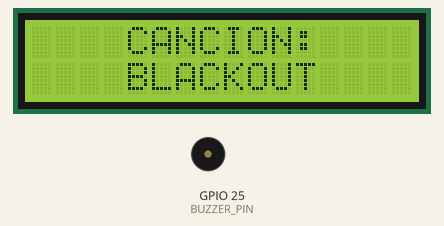
Recording of a sketch running on a simulated ESP32. Parts: 16×2 character LCD, buzzer (waves = sounding).

Above: at 0.1 s.
At 4.22 s:
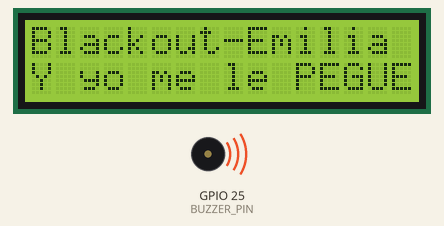
At 20.2 s:
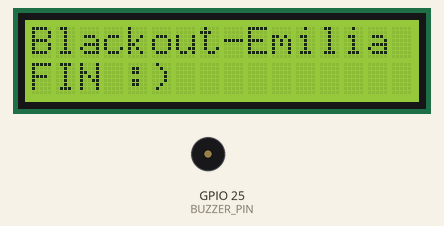
At 32.2 s:
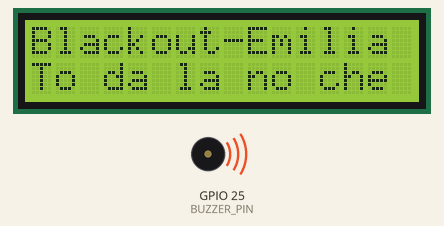
Timing chart, 0 to 40.0 s (numbered marks = the images above):
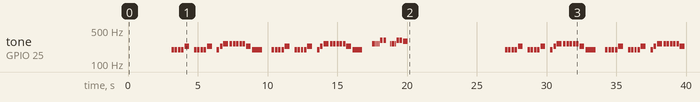

The sketch:

karaoke.ino
```cpp
#include <Wire.h>
#include <LiquidCrystal_I2C.h>

//CONFIGURACIÓN DE PINES Y PANTALLA
LiquidCrystal_I2C lcd(0x27, 16, 2);

//BUZZER
#define BUZZER_PIN 25

//DEFINICIÓN DE NOTAS (Frecuencias)
#define NOTE_G3  196
#define NOTE_AS3 233
#define NOTE_C4  262
#define NOTE_D4  294
#define NOTE_DS4 311
#define NOTE_F4  349
#define NOTE_G4  392
#define REST     0

//ESTRUCTURA DE LA CANCIÓN
struct KaraokeStep {
  int note;      // Nota musical
  int duration;  // 4=negra, 8=corchea, 16=semi (más alto = más rápido)
  String text;
  bool clearLine;
};

//CANCIÓN: BLACKOUT
KaraokeStep song[] = {

  // "Y yo me le pe-gué"
  {NOTE_G3, 8, "Y", true},
  {NOTE_G3, 8, "yo", false},
  {NOTE_G3, 8, "me", false},
  {NOTE_G3, 8, "le", false},
  {NOTE_AS3, 4, "PEGUE", false},

  {REST, 8, "", false}, // Silencio breve

  // "y él se me pe-gó"
  {NOTE_G3, 8, "y", true},
  {NOTE_G3, 8, "el", false},
  {NOTE_G3, 8, "se", false},
  {NOTE_G3, 8, "me", false},
  {NOTE_AS3, 4, "PEGO", false},

  {REST, 8, "", false},

  // "(Woh-woh)"
  {NOTE_G3, 8, "woh", true},
  {NOTE_AS3, 8, "woh", false},
  {NOTE_C4, 4, "WOH!", false},

  // "To-da la no-che pe-gao"
  {NOTE_C4, 8, "To", true},
  {NOTE_C4, 8, "da", false},
  {NOTE_C4, 8, "la", false},
  {NOTE_C4, 8, "no", false},
  {NOTE_C4, 8, "che", false},
  {NOTE_AS3, 4, "PE-", false},
  {NOTE_G3, 2, "GAO", false},

  //  REPETICIÓN DEL ESTRIBILLO
  {REST, 4, "...", true},

  {NOTE_G3, 8, "Y", true}, {NOTE_G3, 8, "yo", false}, {NOTE_G3, 8, "me", false}, {NOTE_G3, 8, "le", false}, {NOTE_AS3, 4, "PEGUE", false},
  {REST, 8, "", false},

  {NOTE_G3, 8, "y", true}, {NOTE_G3, 8, "el", false}, {NOTE_G3, 8, "se", false}, {NOTE_G3, 8, "me", false}, {NOTE_AS3, 4, "PEGO", false},
  {REST, 8, "", false},

  {NOTE_G3, 8, "woh", true}, {NOTE_AS3, 8, "woh", false}, {NOTE_C4, 4, "WOH", false},

  {NOTE_C4, 8, "To", true}, {NOTE_C4, 8, "da", false}, {NOTE_C4, 8, "la", false}, {NOTE_C4, 8, "no", false}, {NOTE_C4, 8, "che", false}, {NOTE_AS3, 4, "PE", false}, {NOTE_G3, 2, "GAO", false},

  //  PARTE RÁPIDA (EMILIA)
  // "Tú y yo en la intimidad"
  {REST, 4, "...", true},
  {NOTE_C4, 16, "Tu", true}, {NOTE_C4, 16, "y", false}, {NOTE_C4, 16, "yo", false},
  {NOTE_C4, 16, "en", false}, {NOTE_C4, 16, "la", false}, {NOTE_DS4, 8, "INTI", false}, {NOTE_DS4, 8, "MIDAD", false},

  // "no va a pasar de acá"
  {REST, 8, "", false},
  {NOTE_C4, 16, "no", true}, {NOTE_C4, 16, "va", false}, {NOTE_C4, 16, "a", false},
  {NOTE_C4, 16, "pa", false}, {NOTE_DS4, 8, "SAR", false}, {NOTE_DS4, 8, "DE", false}, {NOTE_D4, 4, "ACA", false},

  // FINAL
  {REST, 1, "FIN :)", true}
};

int totalSteps = sizeof(song) / sizeof(KaraokeStep);
int tempo = 1400;

void setup() {
  Serial.begin(115200);

  Wire.begin(15, 13);

  lcd.init();
  lcd.backlight();

  pinMode(BUZZER_PIN, OUTPUT);

  lcd.setCursor(0, 0);
  lcd.print("    CANCION:    ");
  lcd.setCursor(0, 1);
  lcd.print("    BLACKOUT    ");
  delay(3000);
  lcd.clear();

  // Dejamos el título fijo arriba
  lcd.setCursor(0, 0);
  lcd.print("Blackout-Emilia");
}

void loop() {

  for (int i = 0; i < totalSteps; i++) {
    int note = song[i].note;
    int duration = song[i].duration;
    String text = song[i].text;
    bool clearLine = song[i].clearLine;

    // Calcular duración en ms
    int noteDuration = tempo / duration;

    //  PANTALLA LCD
    if (text != "") {
      if (clearLine) {
         lcd.setCursor(0, 1);
         lcd.print("                "); // 16 espacios vacíos
      }

      if(clearLine) {
        lcd.setCursor(0, 1);
      }

      lcd.print(text);
      lcd.print(" ");
    }

    //SONIDO
    if (note != REST) {
      tone(BUZZER_PIN, note, noteDuration);
    }

    //PAUSA ENTRE NOTAS
    int pause = noteDuration * 1.30;
    delay(pause);
    noTone(BUZZER_PIN);
  }

  // Reiniciar después de una pausa larga
  delay(5000);
}
```

Measured:
- by itself, tone on GPIO 25 (BUZZER_PIN): plays 196 Hz for 0.17 s, 196 Hz for 0.17 s, 196 Hz for 0.17 s, 196 Hz for 0.17 s, 233 Hz for 0.35 s, 196 Hz for 0.17 s … (93 notes in this stretch)
- what the display in image 1 shows lasts 0.7 s, from 4.1 s to 4.8 s
- what the display in image 2 shows lasts 6.8 s, from 20.2 s to 27.0 s
